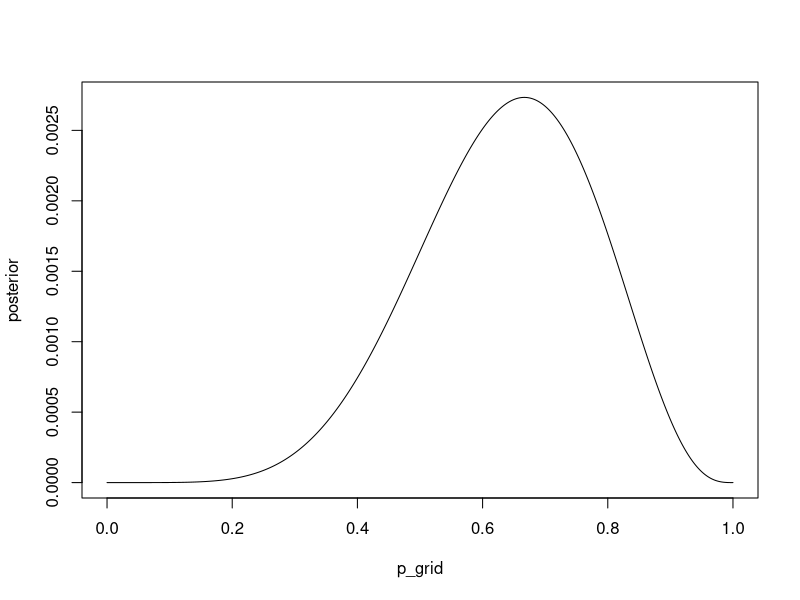
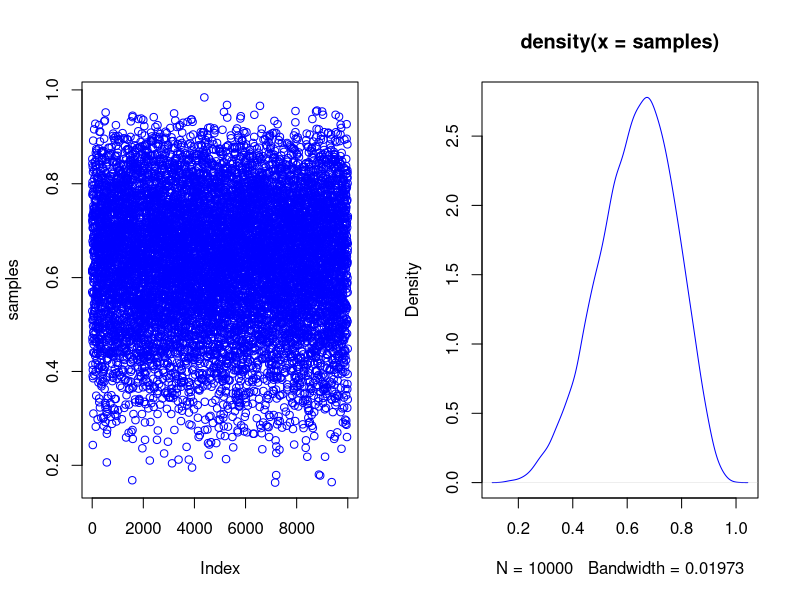
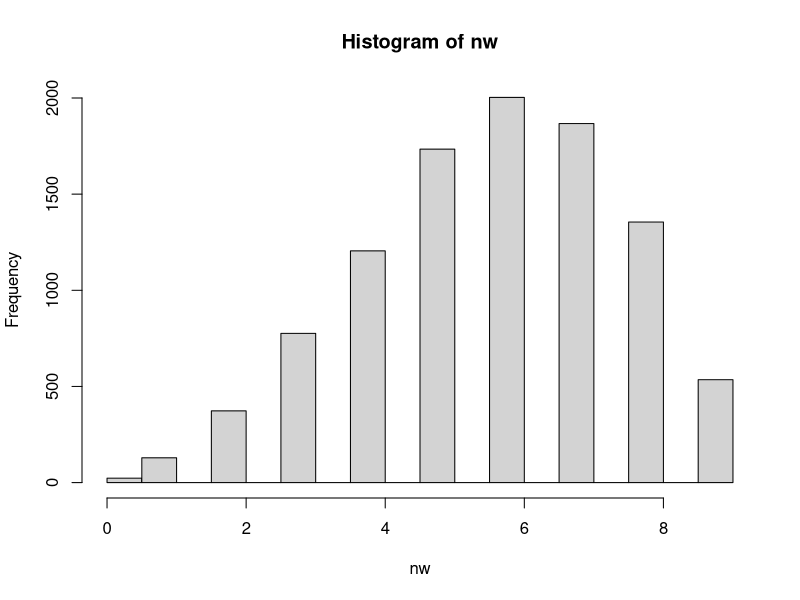

Source code (R) for these figures, in order:
############################################
##  Lecture 2: The Garden of Forking Data
##
##  The proportion of the earths surface covered by water

# Random toss of a globe to see where it lands - Land or Water?

rm(list = ls())

#___________
## 1. Define the model and parameters

# N - number of trials - fixed by us (the engineer) - observed 
# W - number of waters observed - relative number of ways to see W, given N and p - probability distribution - binomial  Pr(W|N,p) - observed
# p - true probability of water on earth - unobserved (only infer this with the posterior distribution)

#___________
## 2. The joint model

# W ~ Binomial(N,p) - W follows the binomial distribution based on N and p
# p ~ Uniform(0,1) - prior knowledge of p, here uniform or uninformative between 0-1

#___________
### 3. Compute the posterior using grid approximation (easy in this simple example)

# Posterior is Pr(p|W,N) probability of your unobserved variable given the data
# finite parameter values of p across parameter space (split up 0-1 into chunks)

# Posterior is approximately = prior x likelihood -> then standardised
# likelihood is the probability of your data given your unobserved Pr(W|N,p)

p_grid <- seq(0,1,length.out = 1000) # finite grid (1000) across our unobserved parameter p
prob_p <- rep(1,1000) # uniform prior over those 1000 grid values
prob_data <- dbinom(6, size = 9, prob = p_grid) # this is our likelihood of observing 6 Waters from 9 trials given our grid of unobserved p

posterior <- prob_data*prob_p # our approximate posterior
posterior <- posterior/sum(posterior)

# have a look at this - here because we have an uniform prior have our peak around 0.66 or 6 out of 9 trials
plot(posterior ~ p_grid,type = "l")

#___________
### 4. Sample from the posterior

samples <- sample(p_grid, prob = posterior, size = 1e4, replace = T)

par(mfrow = c(1,2))
plot(samples, col = "blue")
plot(density(samples), col = "blue")
dev.off()

#___________
### 5. Posterior predictive checks

# use our samples from the posterior distribution to simulate a frequency distribution of observations
nw <- rbinom(n = 1e4, size = 9, prob = samples)

hist(nw)

#___________
### 6. Homework











